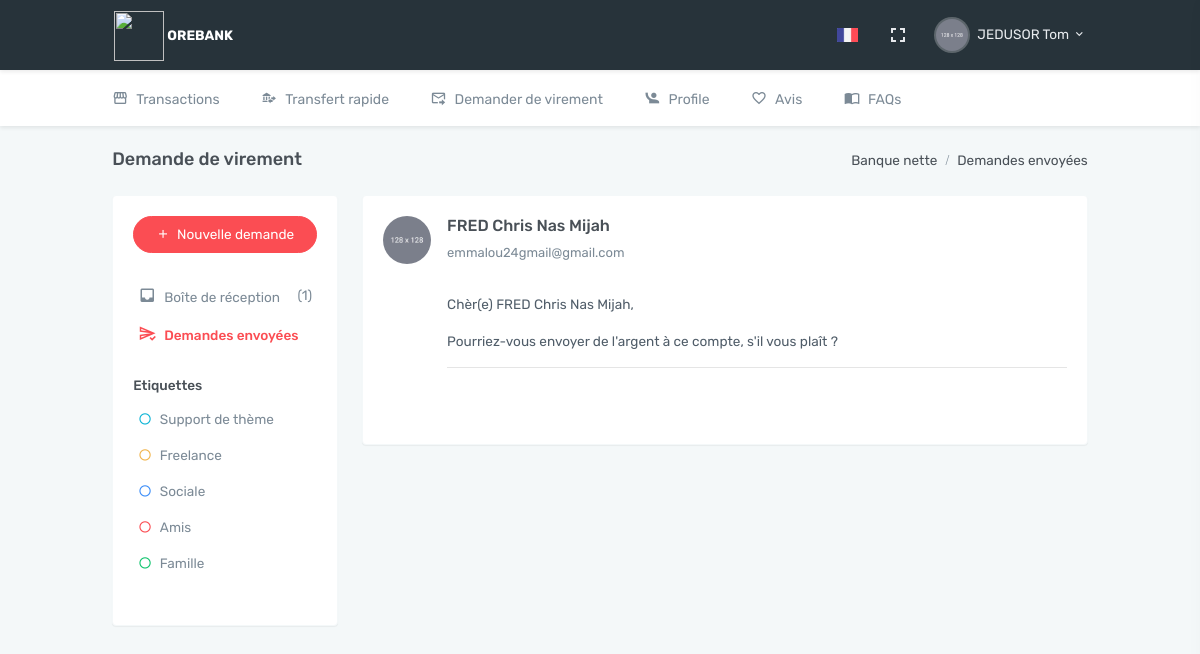
The page /site/dist/send_requests_read.php?request_id=100009036 (signed in) on the database its author committed.
### tables this page shows
CREATE TABLE `tbl_customer` (
  `account_no` int(9) NOT NULL,
  `full_name` char(100) NOT NULL,
  `gender` char(10) NOT NULL,
  `birth_date` date NOT NULL,
  `mobile` char(15) NOT NULL,
  `email` char(100) NOT NULL
);

CREATE TABLE `tbl_requests` (
  `request_id` int(10) NOT NULL,
  `account_no` int(9) NOT NULL,
  `to_account` int(9) NOT NULL,
  `amount` int(10) NOT NULL,
  `message` varchar(1000) NOT NULL,
  `hasViewed` tinyint(1) NOT NULL DEFAULT 0,
  `status` char(15) NOT NULL,
  `request_date` datetime NOT NULL
);

### site/dist/send_requests_read.php (the view, shortened to what this page needs)
<?php
    include('connect.php');
    if(isset($_SESSION["s_account_no"]) && isset($_SESSION['s_login']))
    {
        $Account_no = $_SESSION["s_account_no"];
        $query_customer = "SELECT * FROM tbl_customer WHERE account_no='$Account_no'";
        $result_customer = mysqli_query($con, $query_customer);
        $row_customer = mysqli_fetch_array($result_customer);
        if(isset($_GET['request_id']))
        {
            $request_id = intval($_GET['request_id']);
            $request_details = mysqli_query($con,"SELECT * FROM tbl_requests WHERE request_id=$request_id");
            $row_request = mysqli_fetch_array($request_details);
            $sender_account_no = $row_request['to_account'];
            $query_for_sender_details = "SELECT * FROM tbl_customer WHERE account_no = $sender_account_no";
            $result_sender_details = mysqli_query($con,$query_for_sender_details);
            $row_sender = mysqli_fetch_array($result_sender_details);
        }
        else {
            header('location: inbox.php');
        }
    } else {
        header("location:http://localhost/online-banking/site/dist/auth_login.php");
    }
?>
<!doctype html>
<html lang="en">
    <head>
        <link href="assets/libs/summernote/summernote-bs4.css" rel="stylesheet" type="text/css" />
        <link href="assets/libs/sweetalert2/sweetalert2.min.css" rel="stylesheet" type="text/css" />
        <link href="assets/css/bootstrap.min.css" rel="stylesheet" type="text/css" />
        <link href="assets/css/icons.min.css" rel="stylesheet" type="text/css" />
        <link href="assets/css/app.min.css" rel="stylesheet" type="text/css" />
    </head>
    <body data-topbar="dark" data-layout="horizontal">
        <div id="layout-wrapper">
            <header id="page-topbar">
                <div class="navbar-header">
                    <div class="d-flex">
                        <div class="navbar-brand-box">
                            <a href="index.php" class="logo logo-light">
                                <span class="logo-lg text-white">
                                    <img src="assets/images/welcome-to-smartbank.png" alt="" height="50"> <b> OREBANK</b>
                                </span>
                            </a>
                        </div>
                    </div>
                    <div class="d-flex">
                        <div class="dropdown d-inline-block">
                            <button type="button" class="btn header-item waves-effect" id="page-header-user-dropdown"
                                data-toggle="dropdown" aria-haspopup="true" aria-expanded="false">
                                <img class="" src="assets/images/flags/french.jpg"alt="Header Language" height="14">
                            </button>
                        </div>
                        <div class="dropdown d-none d-lg-inline-block ml-1">
                            <button type="button" class="btn header-item noti-icon waves-effect" data-toggle="fullscreen">
                                <i class="mdi mdi-fullscreen"></i>
                            </button>
                        </div>
                        <div class="dropdown d-inline-block">
                            <button type="button" class="btn header-item waves-effect" id="page-header-user-dropdown"
                                data-toggle="dropdown" aria-haspopup="true" aria-expanded="false">
                                <img class="rounded-circle header-profile-user" src="assets/images/users/avatar-1.jpg"
                                    alt="Header Avatar">
                                <span class="d-none d-sm-inline-block ml-1"><?php echo $row_customer['full_name'] ?></span>
                                <i class="mdi mdi-chevron-down d-none d-sm-inline-block"></i>
                            </button>
                        </div>
                    </div>
                </div>
            </header>
            <div class="topnav">
                <div class="container-fluid">
                    <nav class="navbar navbar-light navbar-expand-lg topnav-menu">
                        <div class="collapse navbar-collapse" id="topnav-menu-content">
                            <ul class="navbar-nav">
                                <li class="nav-item">
                                    <a class="nav-link" href="index.php">
                                        <i class="mdi mdi-storefront mr-2"></i>Transactions
                                    </a>
                                </li>
                                <li class="nav-item">
                                    <a class="nav-link" href="quick_transfer.php">
                                        <i class="mdi mdi-bank-transfer mr-2"></i>Transfert rapide
                                    </a>
                                </li>
                                <li class="nav-item">
                                    <a class="nav-link" href="inbox.php">
                                        <i class="mdi mdi mdi-email-send-outline mr-2"></i>Demander de virement
                                    </a>
                                </li>
                                <li class="nav-item">
                                    <a class="nav-link" href="profile.php">
                                        <i class="mdi mdi mdi mdi mdi-human-greeting  mr-2"></i>Profile
                                    </a>
                                </li>
                                <li class="nav-item">
                                    <a class="nav-link" href="feedback.php">
                                        <i class="mdi mdi mdi mdi-heart-outline mr-2"></i>Avis
                                    </a>
                                </li>
                                <li class="nav-item">
                                    <a class="nav-link" href="FAQs.php">
                                        <i class="mdi mdi-book-open-variant mr-2"></i>FAQs
                                    </a>
                                </li>
                            </ul>
                        </div>
                    </nav>
                </div>
            </div>
            <div class="main-content">
                <div class="page-content">
                    <div class="container-fluid">
                        <div class="row">
                            <div class="col-12">
                                <div class="page-title-box d-flex align-items-center justify-content-between">
                                    <h4 class="mb-0 font-size-18">Demande de virement</h4>
                                    <div class="page-title-right">
                                        <ol class="breadcrumb m-0">
                                            <li class="breadcrumb-item"><a href="javascript: void(0);">Banque nette</a></li>
                                            <li class="breadcrumb-item"><a href="javascript: void(0);">Demandes envoyées</a></li>
                                        </ol>
                                    </div>
                                </div>
                            </div>
                        </div>
                        <div class="row mb-4">
                            <div class="col-xl-3">
                                <div class="card h-100">
                                    <div class="card-body email-leftbar">
                                        <a href="request_money.php" class="btn btn-danger btn-block btn-rounded waves-effect waves-light"><i class="mdi mdi-plus mr-1"></i> Nouvelle demande</a>
                                        <div class="mail-list mt-4">
                                            <?php
                                                $query_for_no_of_requests = "SELECT * FROM tbl_requests where to_account = $Account_no";
                                                $no_of_requests_result = mysqli_query($con,$query_for_no_of_requests);
                                                $no_of_requests = mysqli_num_rows($no_of_requests_result);
                                            ?>
                                            <a href="inbox.php"><i class="mdi mdi-inbox mr-2"></i>Boîte de réception  <span class="ml-1 float-right">(<?php echo $no_of_requests; ?>)</span></a>
                                            <a href="send_requests.php" class="active"><i class="mdi mdi-send-check-outline mr-2"></i>Demandes envoyées</a>
                                        </div>
                                        <div>
                                            <h6 class="mt-4">Etiquettes</h6>
                                            <div class="mail-list mt-1">
                                                <a href="#"><span class="mdi mdi-circle-outline mr-2 text-info"></span>Support de thème</a>
                                                <a href="#"><span class="mdi mdi-circle-outline mr-2 text-warning"></span>Freelance</a>
                                                <a href="#"><span class="mdi mdi-circle-outline mr-2 text-primary"></span>Sociale</a>
                                                <a href="#"><span class="mdi mdi-circle-outline mr-2 text-danger"></span>Amis</a>
                                                <a href="#"><span class="mdi mdi-circle-outline mr-2 text-success"></span>Famille</a>
                                            </div>
                                        </div>
                                    </div>
                                </div>
                            </div>
                            <div class="col-xl-9">
                                <div class="card mb-0">
                                    <div class="card-body">
                                        <div class="media mb-4">
                                            <img class="d-flex mr-3 rounded-circle avatar-sm" src="assets/images/users/avatar-1.jpg" alt="Generic placeholder image">
                                            <div class="media-body">
                                                <h4 class="font-size-16"><?php echo $row_sender['full_name']; ?></h4>
                                                <p class="text-muted font-size-13"><?php echo $row_sender['email']; ?></p>
                                                <div class="btn-toolbar justify-content-md-end" role="toolbar">
                                        </div>
                                        <p>Chèr(e) <?php echo $row_sender['full_name'];?>,</p>
                                        <p><?php echo $row_request['message']; ?></p>
                                        <hr/>
                                                <div class="btn-toolbar justify-content-md-end" role="toolbar">
                                    </div>
                                </div>
                            </div>
                        </div>
                    </div>
                </div>
            </div>
        </div>
    </body>
</html>

### rows shown on the page
tbl_customer: full_name "JEDUSOR Tom"
tbl_customer: full_name "FRED Chris Nas Mijah", email "emmalou24gmail@gmail.com"
tbl_requests: message "Pourriez-vous envoyer de l'argent à ce compte, s'il vous plaît ?"

### other values the page prints
$no_of_requests "1"
